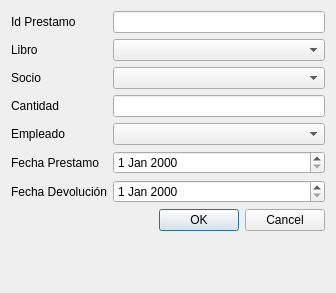
<?xml version="1.0" encoding="UTF-8"?>
<ui version="4.0">
 <class>agregarPrestamo</class>
 <widget class="QDialog" name="agregarPrestamo">
  <property name="geometry">
   <rect>
    <x>0</x>
    <y>0</y>
    <width>336</width>
    <height>293</height>
   </rect>
  </property>
  <property name="windowTitle">
   <string>Dialog</string>
  </property>
  <layout class="QGridLayout" name="gridLayout">
   <item row="0" column="0">
    <layout class="QFormLayout" name="formLayout_2">
     <item row="0" column="0">
      <widget class="QLabel" name="label">
       <property name="text">
        <string>Id Prestamo</string>
       </property>
      </widget>
     </item>
     <item row="0" column="1">
      <widget class="QLineEdit" name="idPrestamoQLine"/>
     </item>
     <item row="1" column="0">
      <widget class="QLabel" name="label_2">
       <property name="text">
        <string>Libro</string>
       </property>
      </widget>
     </item>
     <item row="1" column="1">
      <widget class="QComboBox" name="libroComboBox"/>
     </item>
     <item row="2" column="0">
      <widget class="QLabel" name="label_7">
       <property name="text">
        <string>Socio</string>
       </property>
      </widget>
     </item>
     <item row="2" column="1">
      <widget class="QComboBox" name="socioComboBox"/>
     </item>
     <item row="3" column="0">
      <widget class="QLabel" name="label_3">
       <property name="text">
        <string>Cantidad</string>
       </property>
      </widget>
     </item>
     <item row="3" column="1">
      <widget class="QLineEdit" name="cantidadQLine"/>
     </item>
     <item row="4" column="0">
      <widget class="QLabel" name="label_4">
       <property name="text">
        <string>Empleado</string>
       </property>
      </widget>
     </item>
     <item row="4" column="1">
      <widget class="QComboBox" name="empleadoComboBox"/>
     </item>
     <item row="5" column="0">
      <widget class="QLabel" name="label_6">
       <property name="text">
        <string>Fecha Prestamo</string>
       </property>
      </widget>
     </item>
     <item row="5" column="1">
      <widget class="QDateEdit" name="fechaPresDate"/>
     </item>
     <item row="6" column="0">
      <widget class="QLabel" name="label_8">
       <property name="text">
        <string>Fecha Devolución</string>
       </property>
      </widget>
     </item>
     <item row="6" column="1">
      <widget class="QDateEdit" name="fechaDevDate_2"/>
     </item>
     <item row="7" column="1">
      <widget class="QDialogButtonBox" name="buttonBox_2">
       <property name="orientation">
        <enum>Qt::Orientation::Horizontal</enum>
       </property>
       <property name="standardButtons">
        <set>QDialogButtonBox::StandardButton::Cancel|QDialogButtonBox::StandardButton::Ok</set>
       </property>
      </widget>
     </item>
    </layout>
   </item>
  </layout>
 </widget>
 <resources/>
 <connections/>
</ui>
